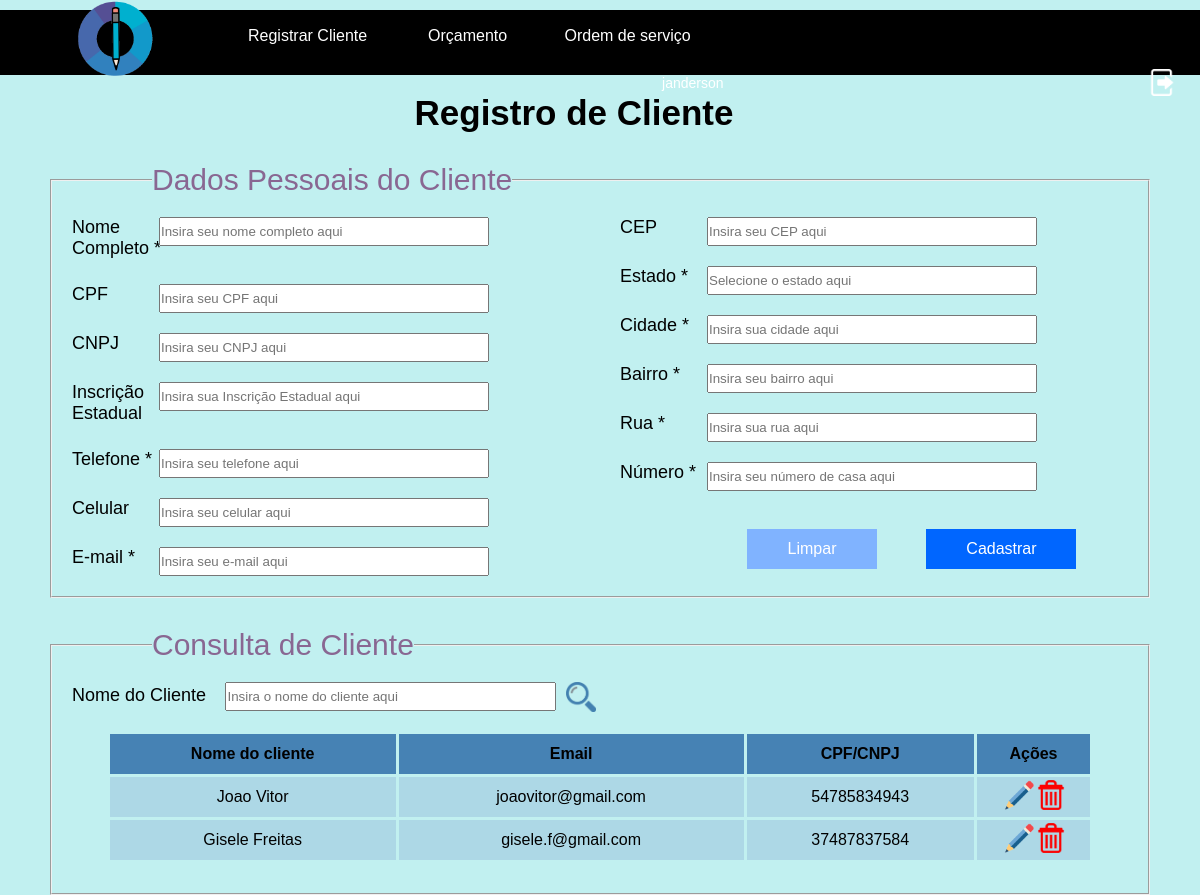
The page /paginasSistema/atendente/registroClienteForm.php (signed in) on the database its author committed.
### tables this page shows
CREATE TABLE `clientes` (
  `id` bigint(20) UNSIGNED ZEROFILL NOT NULL COMMENT 'Campo responsável por armazenar o id dos clientes.',
  `nome` varchar(70) NOT NULL COMMENT 'Campo responsável por armazenar o nome dos clientes.',
  `cpf` bigint(11) UNSIGNED ZEROFILL DEFAULT NULL COMMENT 'Campo responsável por armazenar o CPF dos clientes.',
  `cnpj` bigint(14) UNSIGNED ZEROFILL DEFAULT NULL COMMENT 'Campo responsável por armazenar o CNPJ da empresa a que será prestado serviço.',
  `fone1` bigint(11) UNSIGNED NOT NULL COMMENT 'Campo responsável por armazenar o telefone principal dos clientes.',
  `fone2` bigint(11) UNSIGNED DEFAULT NULL COMMENT 'Campo responsável por armazenar o telefone secundário dos clientes, caso ele possua outro.',
  `inscricaoestadual` bigint(20) UNSIGNED DEFAULT NULL COMMENT 'Campo responsável por armazenar a inscrição estadual  das empresas.',
  `estado` char(2) NOT NULL COMMENT 'Campo responsável por armazenar o estado dos clientes.',
  `cidade` varchar(60) NOT NULL COMMENT 'Campo responsável por armazenar a cidade dos clientes.',
  `cep` int(8) UNSIGNED ZEROFILL NOT NULL COMMENT 'Campo responsável por armazenar o CEP dos clientes.',
  `email` varchar(100) NOT NULL COMMENT 'Campo responsável por armazenar o email dos clientes.',
  `numero` smallint(5) UNSIGNED NOT NULL COMMENT 'Campo responsável por armazenar o número da residência dos clientes.',
  `bairro` varchar(60) NOT NULL COMMENT 'Campo responsável por armazenar o bairro da residência dos clientes.',
  `rua` varchar(100) NOT NULL COMMENT 'Campo responsável por armazenar a rua da residência dos clientes.'
);

### paginasSistema/atendente/registroClienteForm.php (the view, shortened to what this page needs)
<?php
	if (isset($_SESSION['idLogado']) && $_SESSION['nivelLogado']==3) {
?>
<!DOCTYPE html>
<html lang="pt-br">
<head>
  <link rel="stylesheet" href="../../css/atendente/registroCliente.css">
</head>
<body>
<?php include("menuAtendente.php");  ?>
	<main id="conteudo">
		<br>
		<h1 id = "tituloPag">Registro de Cliente </h1>
		<fieldset class = "fieldset">
			<legend class = "legend"> Dados Pessoais do Cliente </legend>
			<form action="registrarCliente.php" method="POST" id="formClientes" onsubmit="return validarCampos()">
<div id = "divEsquerda">
				<label for = "nomeCompleto" class = "palavras"> Nome <br> Completo * </label>
					<input type = "text" name = "nome" class = "campoTexto" id = "nomeCompleto" placeholder = "Insira seu nome completo aqui">
				<br>
				<br>
				<label for = "cpf" class = "palavras"> CPF </label>
					<input type = "text" name = "cpf" id = "cpf"   onblur = "liberar();" class = "campoTexto" placeholder = "Insira seu CPF aqui">
				<br>
				<label for = "cnpj" class = "palavras"> CNPJ </label>
					<input maxlength = "14" type = "text" name = "cnpj" onblur = "liberar();" id = "cnpj" class = "campoTexto" placeholder = "Insira seu CNPJ aqui">
				<br>
				<label for = "inscricaoEstadual" class = "palavras"> Inscrição <br> Estadual </label>
					<input maxlength = "19" onblur = "liberar();" type = "text" name = "inscricaoEstadual" id = "inscricaoEstadual" class = "campoTexto" placeholder = "Insira sua Inscrição Estadual aqui">
				<br>
				<br>
				<label for = "fone1" class = "palavras"> Telefone * </label>
					<input type = "text" name = "fone1" id = "fone1" class = "campoTexto" placeholder = "Insira seu telefone aqui">
				<br>
				<label for = "celular" class = "palavras"> Celular </label>
					<input  type = "text" name = "fone2" id = "fone2" class = "campoTexto" placeholder = "Insira seu celular aqui">
				<br>
				<label for = "email" class = "palavras"> E-mail *</label>
				<input type = "text" name = "email" id = "email" class = "campoTexto" placeholder = "Insira seu e-mail aqui">
				<br>
</div>
<div id = "divDireita">
				<label for = "cep" class = "palavras"> CEP </label>
				<input type = "text" name = "cep" id = "cep" class = "campoTexto" placeholder = "Insira seu CEP aqui">
				<br>
				<label class = "palavras" for = "estado"> Estado * </label>
						<input list = "listaEstados" name = "estados" id = "estado" class = "campoTexto" placeholder = "Selecione o estado aqui">
				<br>
				<label for = "cidade" class = "palavras"> Cidade * </label>
				<input type = "text" name = "cidade" id = "cidade" class = "campoTexto" placeholder = "Insira sua cidade aqui">
				<br>
				<label for = "bairro" class = "palavras"> Bairro * </label>
				<input type = "text" name = "bairro" id = "bairro" class = "campoTexto" placeholder = "Insira seu bairro aqui">
				<br>
				<label for = "rua" class = "palavras"> Rua * </label>
				<input type = "text" name = "rua" id = "rua" class = "campoTexto" placeholder = "Insira sua rua aqui">
				<br>
				<label for = "numero" class = "palavras"> Número * </label>
				<input type = "number" name = "numero" id = "numero" class = "campoTexto" placeholder = "Insira seu número de casa aqui">
				<br>
				<br>
				<button type = "reset" id = "botaoLimpar">
					Limpar
				</button>
				<button type = "submit" id = "botaoCadastrar">
					Cadastrar
				</button>
</div>
			</form>
		</fieldset>
		<fieldset class = "fieldset">
			<legend class = "legend"> Consulta de Cliente </legend>
				<form action="#" method="GET">
					<label for = "campoNomeCliente" id = "nomeCliente"> Nome do Cliente </label>
						<input type = "text" name = "nomeCliente" id = "campoNomeCliente" class = "campoTexto" placeholder = "Insira o nome do cliente aqui">
						<button type = "submit" id = "botaoLupa"> <img src = "../../img/lupa.png" id = "imgLupa" alt = "botão pesquisar"> </button>
				</form>
			<table id = "tabela">
					<tr>
						<th class = "outrosCampos"> Nome do cliente </th>
						<th class = "outrosCampos"> Email </th>
						<th class = "outrosCampos"> CPF/CNPJ </th>
						<th class = "outrosCampos"> Ações </th>
					</tr>
	<?php
		require_once("../conexaoBanco.php");
		if(isset($_GET['nomeCliente'])== false){
			$comando = "SELECT * FROM clientes";
		} else if(isset($_GET['nomeCliente'])==true && $_GET['nomeCliente'] == ""){
			$comando = "SELECT * FROM clientes";
		} else if(isset($_GET['nomeCliente'])==true && $_GET['nomeCliente'] != ""){
			$buscaCliente = $_GET['nomeCliente'];
			$comando = "SELECT * FROM clientes WHERE nome LIKE '".$buscaCliente."%'";
		}
		$resultado = mysqli_query($conexao, $comando);
		$linhas = mysqli_num_rows($resultado);
			if($linhas == 0){
	?>
		<tr>
			<td colspan = "4"> Nenhum cliente encontrado na busca </td>
		</tr>
	<?php
			}
			else{
				$clientesRetornados = array();
				while($cadaLinha = mysqli_fetch_assoc($resultado)){
					array_push($clientesRetornados, $cadaLinha);
				}
				foreach($clientesRetornados as $cadaCliente){
	?>
		<tr>
			<td  class = "outrasClasses"> <?php echo $cadaCliente['nome']; ?> </td>
			<td  class = "outrasClasses"> <?php echo $cadaCliente['email']; ?> </td>
	<?php if($cadaCliente['cpf'] != ""){
	?>
			<td  class = "outrasClasses"> <?php echo $cadaCliente['cpf'] ; ?> </td>
	<?php
	} else if($cadaCliente['cpf'] == ""){
	?>
			<td class = "outrasClasses"> <?php echo $cadaCliente['cnpj'] ; ?> </td>
	<?php
	}
	?>
			<td class = "outrasClasses">
				<form action="editaClienteForm.php" method="POST" >
					<button type = "submit"  id = "botaoLapis"> <img src = "../../img/lapis.png" id = "imgLapis" alt = "botão editar"> </button>
				</form>
				<form action = "excluiCliente.php" method = "POST" >
					<button type = "submit" id = "botaoLixeira"> <img src = "../../img/lixeira.png" id = "imgLixeira" alt = "botão excluir"> </button>
				</form>
			</td>
		</tr>
	<?php
				}
			}
	?>
		</table>
		</fieldset>
	</main>
</body>
</html>
<?php
  }else {
    header("Location: ../../paginasSite/entrar.php");
  }
 ?>

### css/atendente/registroCliente.css (style rules this page uses)
* { margin: 0px; padding: 0px; font-family: Century Gothic, Arial; }
html, body { width: 100%; height: 99.19%; background-color: rgb(193, 240, 240); }
main { width: 100%; height: 94.2%; }
.outrosCampos { background-color: #4682B4; }
.outrasClasses { background-color: #ADD8E6; }
.fieldset { margin-top: 30px; margin-left: 50px; margin-right: 50px; margin-bottom: 30px; }
.legend { margin-left: 100px; margin-bottom: 20px; color: rgb(137, 103, 146); font-size: 30px; }
.palavras { font-size: 18px; margin-left: 20px; color: black; width:25%; float:left; margin-right: -50px; }
.campoTexto { width: 326.4px; height: 25px; margin-bottom: 20px; }
#tituloPag { font-size: 35px; text-align: center; }
#nomeCliente { font-size: 18px; margin-left: 20px; color: black; width:14%; float: left; margin-top: 3px; }
#campoNomeCliente { float: left; }
#divEsquerda { width: 50%; height: 100%; float: left; }
#divDireita { width: 50%; height: 100%; float: left; }
button { cursor: pointer; }
#botaoLimpar { border: none; background-color: #80b3ff; margin-top: -15px; margin-left: 147px; width: 130px; height: 40px; color: white; font-size: 16px; }
#botaoCadastrar { border: none; background-color: #0066ff; margin-left: 45px; width: 150px; height: 40px; color: white; font-size: 16px; }
#imgLupa { width: 30px; height: 30px; }
#imgLapis { width: 30px; height: 30px; }
#imgLixeira { width: 30px; height: 30px; }
#botaoLupa { border:none; background-color:transparent; margin-left: 10px; }
#botaoLapis { float: left; vertical-align: center; margin-left: 24%; border:none; background-color:transparent; }
#botaoLixeira { margin-right: 20%; border:none; background-color:transparent; }
table, th, td { border-collapse: collapse; border: 3px solid rgb(193, 240, 240); margin-bottom: 30px; }
table { margin-left: 5%; width: 90%; text-align: center; }
th { height: 40px; }
td { height: 40px; }

### rows shown on the page
clientes: nome "Joao Vitor", email "joaovitor@gmail.com", cpf "54785834943"
clientes: nome "Gisele Freitas", email "gisele.f@gmail.com", cpf "37487837584"

### other values the page prints
$_SESSION['usuarioLogado'] "janderson"
